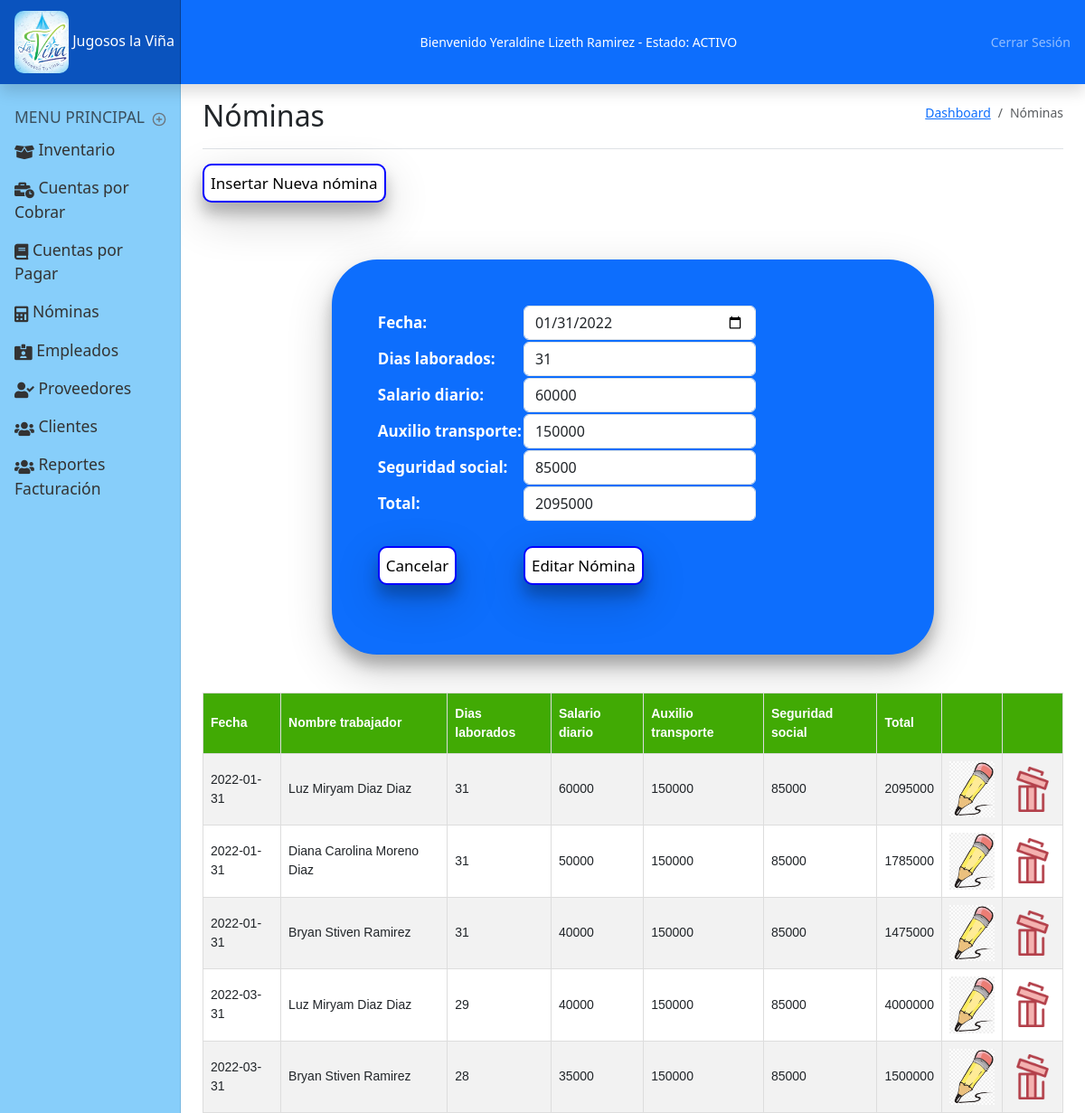
Page /nominas.php?id_nomina=1 (signed in) on the committed database.
### tables this page shows
CREATE TABLE `usuario` (
  `id_usuario` int(11) NOT NULL,
  `nombre` varchar(150) NOT NULL,
  `user` varchar(255) NOT NULL,
  `identificacion` varchar(15) NOT NULL,
  `celular` varchar(10) NOT NULL,
  `direccion` varchar(150) NOT NULL,
  `email` varchar(150) NOT NULL,
  `contrasena` varchar(150) NOT NULL,
  `rol` varchar(255) NOT NULL,
  `activo` varchar(3) NOT NULL,
  `r_ecommerce` int(11) NOT NULL,
  `r_login` int(11) NOT NULL,
  `r_datos_de_pago` int(11) NOT NULL,
  `r_contador_visitas` int(11) NOT NULL,
  `r_encuesta` int(11) NOT NULL,
  `r_consultar_producto` int(11) NOT NULL,
  `r_chat` int(11) NOT NULL,
  `r_formulario` int(11) NOT NULL
);

CREATE TABLE `nominas` (
  `id_nomina` int(11) NOT NULL,
  `fecha` date NOT NULL,
  `nombre_trabajador` int(11) NOT NULL,
  `dias_laborados` int(11) NOT NULL,
  `salario_diario` double NOT NULL,
  `auxilio_transporte` double NOT NULL,
  `seguridad_social` double NOT NULL,
  `Total` double NOT NULL
);

CREATE TABLE `empleado` (
  `id_empleado` int(11) NOT NULL,
  `nombre` varchar(255) NOT NULL,
  `identificacion` varchar(15) NOT NULL,
  `direccion` varchar(150) NOT NULL,
  `email` varchar(255) NOT NULL,
  `celular` varchar(15) NOT NULL,
  `tipo_empleado` varchar(255) NOT NULL,
  `foto` varchar(255) DEFAULT NULL,
  `hv_empleado` varchar(255) DEFAULT NULL,
  `r_municipios` int(11) NOT NULL,
  `r_login` int(11) NOT NULL,
  `r_formulario` int(11) NOT NULL,
  `r_chat` int(11) NOT NULL,
  `r_encuesta` int(11) NOT NULL,
  `r_facturacion` int(11) NOT NULL,
  `r_registrar_pedido` int(11) NOT NULL,
  `r_mantenimiento` int(11) NOT NULL,
  `r_gestion_financiera` int(11) NOT NULL
);

### bloqueo.php (called while the page is built, shortened)
<?php
    $usuario = $_SESSION['usuario'];
    $consulta = "select * from usuario where id_usuario = '$usuario'";
    $resultado = mysqli_query($conexion, $consulta) or die ('No se consulto el usuario');
    $userr = mysqli_fetch_array($resultado);
?>

### bloques/nominas/editar.php (the view, shortened to what this page needs)
<?php
    $nid = $_GET['id_nomina'];
    $conNomina = "select * from nominas where id_nomina = $nid";
    $resNomina = mysqli_query($conexion, $conNomina) or die ('no se consulto la nómina');
    $nomina = mysqli_fetch_array($resNomina);
?>
<div id="formulario">
    <form action="nominas.php?id_nomina=<?php echo $nomina['id_nomina']; ?>" method="post" class="form">
        <table>
            <tr>
                <th>Fecha:</th>
                <td><input type="date" name="fecha" value="<?php echo $nomina['fecha']; ?>" required="required" placeholder="fecha" class="form-control"></td>
            </tr>
            <tr>
                <th>Dias laborados:</th>
                <td><input type="number" name="diasLaborados" value="<?php echo $nomina['dias_laborados']; ?>" required="required" placeholder="dias laborados" class="form-control"></td>
            </tr>
            <tr>
                <th>Salario diario:</th>
                <td><input type="number" name="salarioDiario" value="<?php echo $nomina['salario_diario']; ?>" required="required" placeholder="salario diario" class="form-control"></td>
            </tr>
            <tr>
                <th>Auxilio transporte:</th>
                <td><input type="number" name="auxilioTransporte" value="<?php echo $nomina['auxilio_transporte']; ?>" required="required" placeholder="auxilio de transporte" class="form-control"></td>
            </tr>
            <tr>
                <th>Seguridad social:</th>
                <td><input type="number" name="seguridadSocial" value="<?php echo $nomina['seguridad_social']; ?>" required="required" placeholder="seguridad social" class="form-control"></td>
            </tr>
            <tr>
                <th>Total:</th>
                <td><input type="number" name="total" value="<?php echo $nomina['Total']; ?>" required="required" placeholder="total" class="form-control"></td>
            </tr>
            <tr>
                <th>
                    <br><button name="botoninsertar" value="insertar" type="button" class="btnInsertClient" onclick="window.location='nominas.php'">
                        Cancelar
                    </button><br><br>
                </th>
                <td><br><input type="submit" name="boton" value="Editar Nómina" class=btnInsertClient><br><br></td>
            </tr>
        </table>
    </form>
    <br><br>
</div>
<div class="consulta">
    <table class="tconsulta">
        <tr>
            <th>Fecha</th>
            <th>Nombre trabajador</th>
            <th>Dias laborados</th>
            <th>Salario diario</th>
            <th>Auxilio transporte</th>
            <th>Seguridad social</th>
            <th>Total</th>
            <th></th>
            <th></th>
        </tr>
        <?php
        $consultaNomina = "select * from nominas order by fecha";
        $resultado_n = mysqli_query($conexion, $consultaNomina) or die('no se consulto la nomina');
        while ($nomina = mysqli_fetch_array($resultado_n)) {
        ?>
            <tr>
                <td><?php echo $nomina['fecha']; ?></td>
                <td>
                    <?php
                    $consulta_nombre = "select * from empleado where id_empleado = " . $nomina['nombre_trabajador'];
                    $res_nombre = mysqli_query($conexion, $consulta_nombre) or die('no se consulto nombre');
                    $nombre = mysqli_fetch_array($res_nombre);
                    echo $nombre['nombre'];
                    ?>
                </td>
                <td><?php echo $nomina['dias_laborados']; ?></td>
                <td><?php echo $nomina['salario_diario']; ?></td>
                <td><?php echo $nomina['auxilio_transporte']; ?></td>
                <td><?php echo $nomina['seguridad_social']; ?></td>
                <td><?php echo $nomina['Total']; ?></td>
                <td>
                    <img src="img/editar.png" width="50px" title="Editar" alt="Editar" style="cursor: pointer;">
                </td>
                <td>
                    <img src="img/borrar.png" width="50xp" title="Borrar" alt="Borrar" style="cursor: pointer;" onclick="eliminarNomina(<?php echo $nomina['id_nomina']; ?>)">
                </td>
            </tr>
        <?php } ?>
    </table>
</div>

### partes/header.php (shortened to what this page needs)
<header class="navbar navbar-dark sticky-top flex-md-nowrap p-0 shadow">
  <a class="navbar-brand col-md-3 col-lg-2 me-0 px-3 fs-6" href="#">
    <img id="log" src="img/logo.png" width="60px" alt="logo">
    Jugosos la Viña
  </a>
  <span style="color:white">
    Bienvenido <?php echo $userr['nombre']; ?> - Estado:
    <?php
    if ($userr['activo'] == "Si") {
      echo "ACTIVO";
    } else {
      echo "NO ACTIVO";
    }
    ?>
  </span>
  <div class="navbar-nav">
    <div class="nav-item text-nowrap">
      <a class="nav-link px-3" href="salir.php">Cerrar Sesión</a>
    </div>
  </div>
</header>

### css/dashboard.css (style rules this page uses)
body { font-size: .875rem; }
.navbar-brand { padding-top: .75rem; padding-bottom: .75rem; background-color: rgba(0, 0, 0, .25); box-shadow: inset -1px 0 0 rgba(0, 0, 0, .25); }
header { background-color: #0d6efd; }
#log { border-radius: 10px; }
.tconsulta { font-family: Arial, Helvetica, sans-serif; border-collapse: collapse; width: 100%; overflow-x: auto; }
.consulta td, .consulta th { border: 1px solid #ddd; padding: 8px; }
.consulta tr:nth-child(even) { background-color: #f2f2f2 }
.consulta th { padding-top: 12px; padding-bottom: 12px; text-align: left; background-color: #41aa04; color: white; }
.btnInsertClient { background-color: white; padding: 7px; border: 2px solid blue; border-radius: 10px; font-size: 17px; margin-right: 0px; box-shadow: 0 12px 16px 0 rgba(0,0,0,0.24),0 17px 50px 0 rgba(0,0,0,0.19); }
.form { width: 70%; padding: 50px; margin: auto; font-size: 17px; font-weight: bold; border-radius: 50px; background-color: #0d6efd; color: white; box-shadow: 0 12px 16px 0 rgba(0,0,0,0.24),0 17px 50px 0 rgba(0,0,0,0.19); }

### rows in the picture
usuario: nombre "Yeraldine Lizeth Ramirez"
nominas: fecha "01/31/2022", diasLaborados "31", salarioDiario "60000", auxilioTransporte "150000", seguridadSocial "85000", total "2095000", fecha "2022-01-31", nombre_trabajador.nombre "Luz Miryam Diaz Diaz", dias_laborados "31", salario_diario "60000", auxilio_transporte "150000", seguridad_social "85000", Total "2095000"
nominas: fecha "2022-01-31", nombre_trabajador.nombre "Diana Carolina Moreno Diaz", dias_laborados "31", salario_diario "50000", auxilio_transporte "150000", seguridad_social "85000", Total "1785000"
nominas: fecha "2022-01-31", nombre_trabajador.nombre "Bryan Stiven Ramirez", dias_laborados "31", salario_diario "40000", auxilio_transporte "150000", seguridad_social "85000", Total "1475000"
nominas: fecha "2022-03-31", nombre_trabajador.nombre "Luz Miryam Diaz Diaz", dias_laborados "29", salario_diario "40000", auxilio_transporte "150000", seguridad_social "85000", Total "4000000"
nominas: fecha "2022-03-31", nombre_trabajador.nombre "Bryan Stiven Ramirez", dias_laborados "28", salario_diario "35000", auxilio_transporte "150000", seguridad_social "85000", Total "1500000"
